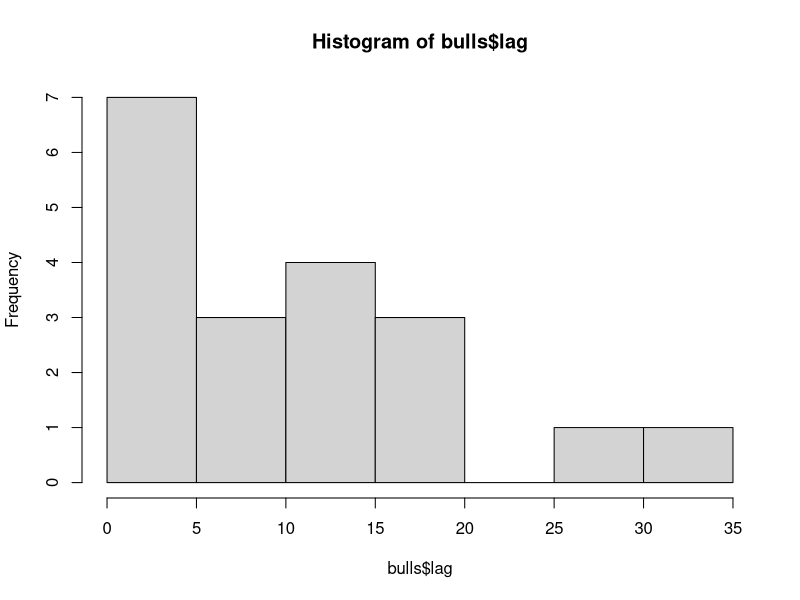

Write R code to recreate this figure.

bulls <- data.frame("lag" = c(1, 34, 15, 3, 12, 14, 4, 16, 10, 3, 12, 6, 10, 19, 29, 3, 1, 1, 17))
bulls$"red" <- as.factor(c(0,0,0,0,0,0,0,0,0,1,0,0,1,1,0,0,0, 0, 0))



summary(bulls$lag)
sd(bulls$lag)
hist(bulls$lag)
nrow(bulls)
sum(bulls$lag)

b.wide <- data.frame("throw" = rep(1:6, 35))
unlist(sapply(bulls$lag, function(x) c(rep(0, x - 1), 1)))

b.wide$"bull" <- unlist(sapply(bulls$lag, function(x) c(rep(0, x - 1), 1)))

b.wide$"red" <- b.wide$"bull"
b.wide$red[which(b.wide$red == 1)[which(bulls$red == 0)]] = 0

b.wide$bull <- as.factor(b.wide$bull)
b.wide$red <- as.factor(b.wide$red)

